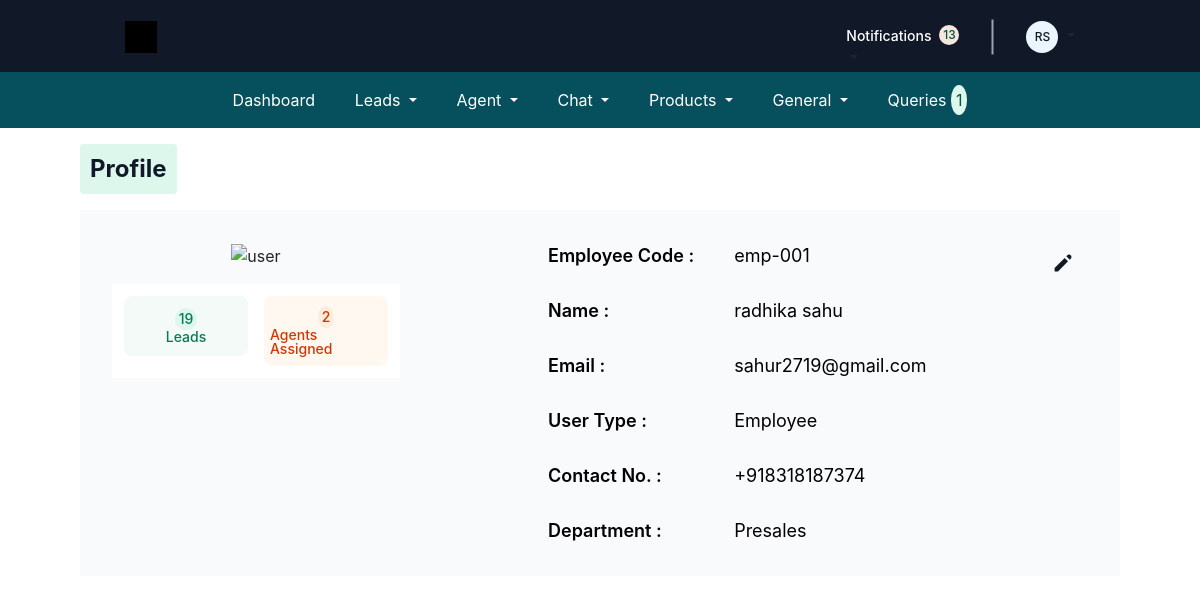
The page /Employee/Employee/profile (signed in) on the database its author committed.
### crm_app/models.py (models this page shows, shortened)
class CustomUser(AbstractUser):
    user_type_data = (
        ("1", "HOD"),
        ("2", "Admin"),
        ("3", "Employee"),
        ("4", "Agent"),
        ("5", "Out Sourcing Agent"),
        ("6", "Customer"),
    )
    user_type = models.CharField(default="1", choices=user_type_data, max_length=10)
    is_logged_in = models.BooleanField(default=False)
    def generate_initials(self):
        first_initial = self.first_name[0].upper() if self.first_name else ""
        last_initial = self.last_name[0].upper() if self.last_name else ""
        return f"{first_initial}{last_initial}"
    def __str__(self):
        return f"{self.first_name} {self.last_name}"

class Employee(models.Model):
    users = models.OneToOneField(CustomUser, on_delete=models.CASCADE)
    emp_code = models.CharField(max_length=20, unique=True, null=True, blank=True)
    branch = models.ForeignKey(Branch, on_delete=models.SET_NULL, null=True, blank=True)
    department = models.CharField(
        max_length=20, null=True, blank=True, choices=Department_Choices
    )
    group = models.ForeignKey(Group, on_delete=models.SET_NULL, null=True, blank=True)
    contact_no = models.CharField(max_length=20, null=True, blank=True)
    country = models.CharField(max_length=50, null=True, blank=True)
    state = models.CharField(max_length=50, null=True, blank=True)
    City = models.CharField(max_length=50, null=True, blank=True)
    Address = models.TextField(null=True, blank=True)
    zipcode = models.CharField(max_length=100, null=True, blank=True)
    file = models.FileField(
        upload_to="media/Employee/profile_pic/", null=True, blank=True
    )
    created = models.DateTimeField(auto_now=True)
    tata_tele_authorization = models.CharField(max_length=500, null=True, blank=True)
    tata_tele_api_key = models.CharField(max_length=200, null=True, blank=True)
    tata_tele_agent_number = models.CharField(max_length=200, null=True, blank=True)
    color_code = models.CharField(
        max_length=20, choices=COLOR_CODE, blank=True, null=True
    )

### crm_app/EmployeeViews.py (the view)
# urls.py: path("profile", profileview.as_view(), name="Agent_profile"),
class profileview(TemplateView, LoginRequiredMixin):
    template_name = "Employee/Profile/Profile.html"
    def get_context_data(self, **kwargs):
        context = super().get_context_data(**kwargs)
        leads = Enquiry.objects.filter(created_by=self.request.user)
        agent = Agent.objects.filter(assign_employee=self.request.user.employee).count()
        user = self.request.user
        dep = user.employee.department
        context["dep"] = dep
        context["first_name"] = user.first_name
        context["last_name"] = user.last_name
        context["email"] = user.email
        context["contact"] = user.employee.contact_no
        context["department"] = user.employee.department
        if hasattr(user, "get_user_type_display"):
            context["user_type"] = user.get_user_type_display()
        context["leads"] = leads
        context["agent"] = agent
        context["emp_code"] = user.employee.emp_code
        return context

### crm_app/context_processors.py (called while the page is built)
def faq_count(request):
    if request.user.is_authenticated:
        count = FAQ.objects.all().count()
    else:
        count = 0
    return {"faq_count": count}

### templates/Employee/Profile/Profile.html (shortened to what this page needs)
{% extends "Employee/Base/base.html" %}
{% load static %}
{% block main-content %}
<div class="form-container">
  <div class="customs-container">
    <div class="custom-box">
      <div class="custom-text">Profile</div>
    </div>
  </div>
<div class="profilecontent">
  <div class="profile-container">
    <div class="profile-content">
      <div class="imgcontent-profile">
        <div class="img-user">
          {% if employee.file %}
          <img src="{{employee.file.url}}" alt="user"/>
          {% else %}
          <img src="{% static "style/Styling/Bootstrap/img/Avatar.png" %}" alt="user"/>
          {% endif %}
        </div>
        <div class="diff-value">
          <div class="tech-leads">
            <div class="tech-value">{{leads.count}}</div>
            <div class="tech-name">Leads</div>
          </div>
          <div class="agents-assign">
            <div class="agent-value">{{agent}}</div>
            <div class="agent-name">Agents Assigned</div>
          </div>
        </div>
      </div>
      <div class="profile-detail">
        <div class="detail-name">
          <div class="profile-name">Employee Code :</div>
          <div class="profile-name">Name :</div>
          <div class="profile-name">Email :</div>
          <div class="profile-name">User Type :</div>
          <div class="profile-name">Contact No. :</div>
          <div class="profile-name">Department :</div>
        </div>
        <div class="detail-values">
          <div class="detail-valuename">{{emp_code}}</div>
          <div class="detail-valuename">{{first_name}} {{last_name}}</div>
          <div class="detail-valuename">{{email}}</div>
          <div class="detail-valuename">{{user_type}}</div>
          <div class="detail-valuename">+91{{contact}}</div>
          <div class="detail-valuename">{{department}}</div>
        </div>
      </div>
    </div>
    <div class="profile-edit">
      <button type="button" class="btn" data-toggle="modal" data-target="#exampleModal">
      </button>
    </div>
  </div>
</div>
</div>
{% endblock main-content %}

### templates/Employee/Base/header.html (shortened to what this page needs)
{% load static %}
<div class="Navbar">
   <div class="Content">
     <div class="Logo">
       <div class="LogoElement">
         <div class="ClipPathGroup">
           <div class="Vector" id="black-bg"></div>
           <div class="Group">
             <div class="Vector" id="white-bg">
             </div>
           </div>
         </div>
       </div>
     </div>
     <div class="Cta">
      <div class="Buttons">
        <a class="nav-link dropdown-toggle" href="#" id="notificationDropdown" role="button" data-bs-toggle="dropdown" aria-expanded="false" style="margin-top: 20px;">
         <div class="Link">
           <div class="Text">Notifications</div>
           <div class="Badge">
             <div class="Text1" id="notification">{{notification_Count}}</div>
           </div>
         </div>
        </a>
        <div class="Separator"></div>
         <a class="nav-link dropdown-toggle" href="#" id="navbarDropdown" role="button" data-bs-toggle="dropdown" aria-expanded="false">
           <div class="Avatar">
             <div class="Ph">{{request.user.generate_initials}}</div>
           </div>
         </a>
      </div>
     </div>
   </div>
 </div>

### static/style/Styling/DashboardDesign/css/style.css (style rules this page uses)
body { margin: 0; font-family: 'Inter', sans-serif; }

### rows shown on the page
CustomUser: user.generate_initials "RS", first_name "radhika", last_name "sahu", email "sahur2719@gmail.com"
Employee: emp_code "emp-001", contact_no "8318187374", department "Presales"

### other values the page prints
{{ notification_Count }} "13"
{{ faq_count }} "1"
{{ leads.count }} "19"
{{ agent }} "2"
{{ user_type }} "Employee"
